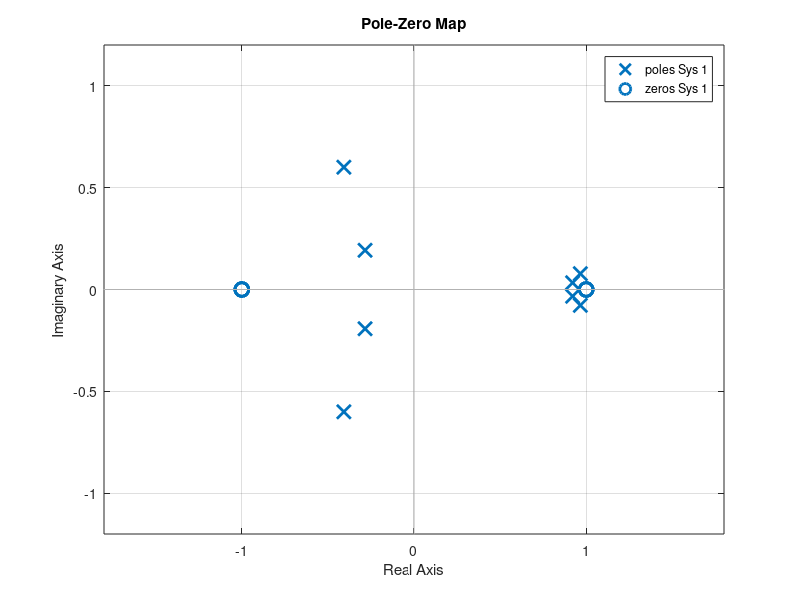
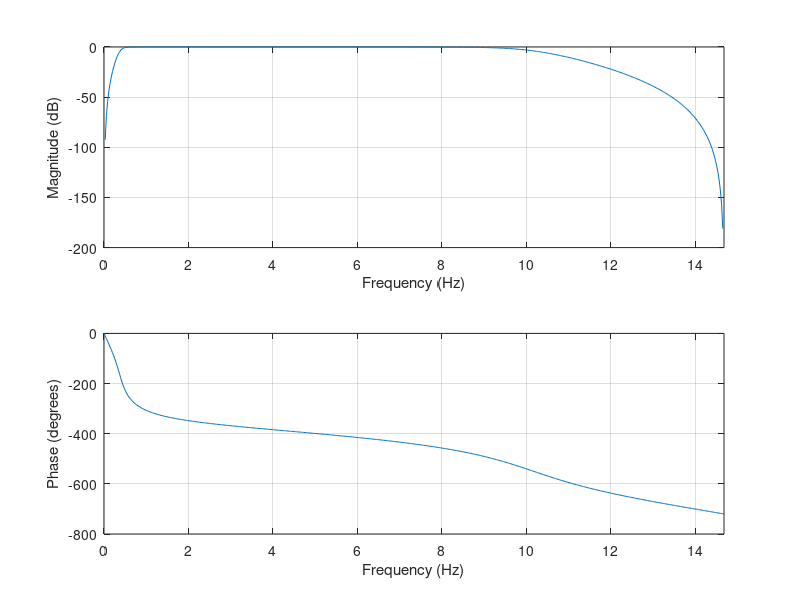

These figures' MATLAB source, in order:
clear all;

pkg load control;
addpath('/usr/share/octave/packages/signal-1.3.2'); %incluye el specgram

load intensidad_RGB.mat; % brillo, 1 es R, 2 es G, 3 es B.

video_length = length(brillo);

frec_video = 29.37; %frecuencia muestreo video
t_video = 1/(frec_video); %tiempo muestreo video

ejeXvideo = 0 : t_video : ((video_length-1)*t_video);

[b, a] = butter( 4, [0.4*2/frec_video , 10*2/frec_video]); %FiltroPincripal

%Diagrama polos y ceros
figure;
pzmap(tf(b,a));
print -djpg imagenes/punto_4_diagrama_polos_ceros_cardiometro.jpg; %Octave
grid minor;

%Disenia el filtro para una senial compuesta por un uno y todo los demas ceros escalado por Fs
figure;
freqz(b, a, 512, "half", frec_video);
print -djpg imagenes/punto_4_diagrama_filtro_cardiometro.jpg; %Octave
grid minor;

%f = linspace(-frec_video/2, frec_video/2, video_length);
%
%impulso = zeros(1,240);
%impulso(1) = 1;
%
%respuestaImpulso = filtfilt(b, a, impulso);
%respuestaImpulso(video_length) = 0;
%
%DFT_respuestaImpulso = 20*log(fftshift(abs(fft(respuestaImpulso))));
%
%figure;
%
%plot( f, DFT_respuestaImpulso, 'b');
%xlabel('f [Hz]');
%ylabel('Modulo [dB]');
%title('FFT del filtro');
%
%print -djpg imagenes/punto_4_respuesta_impulso_cardiometro.jpg; %Octave
%grid minor;
